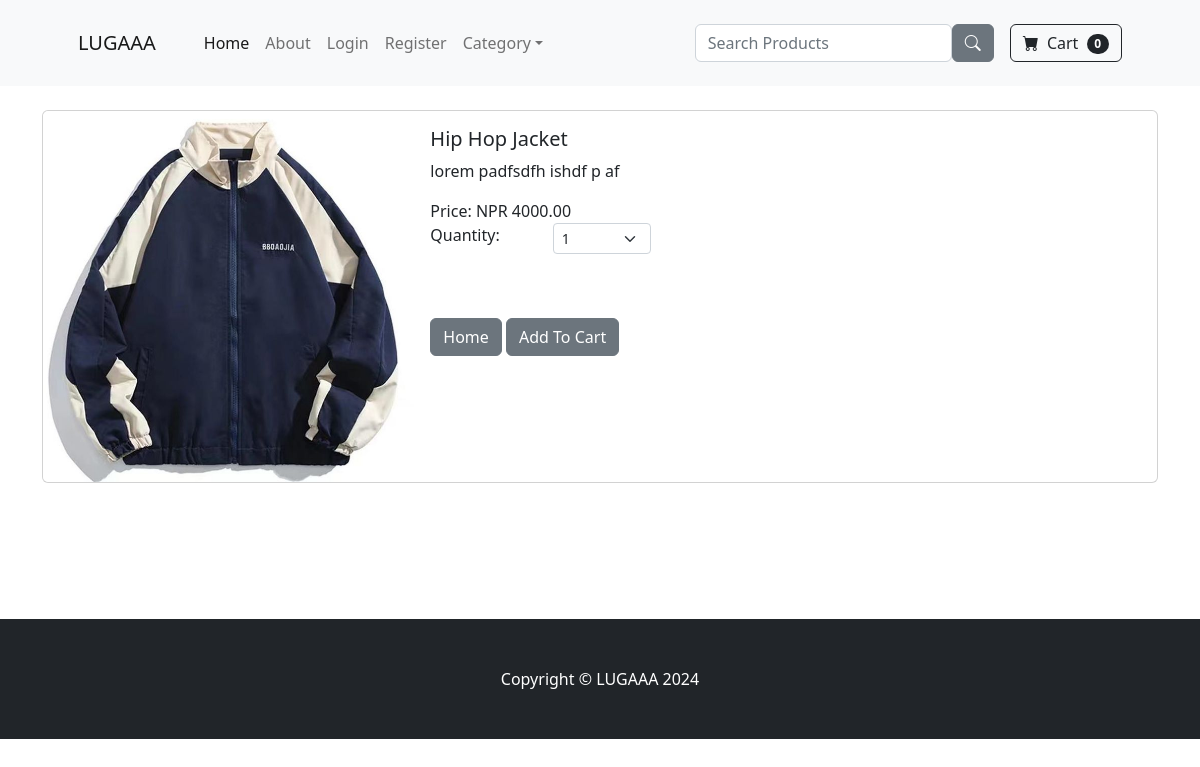
The app's page /product/1, older data.
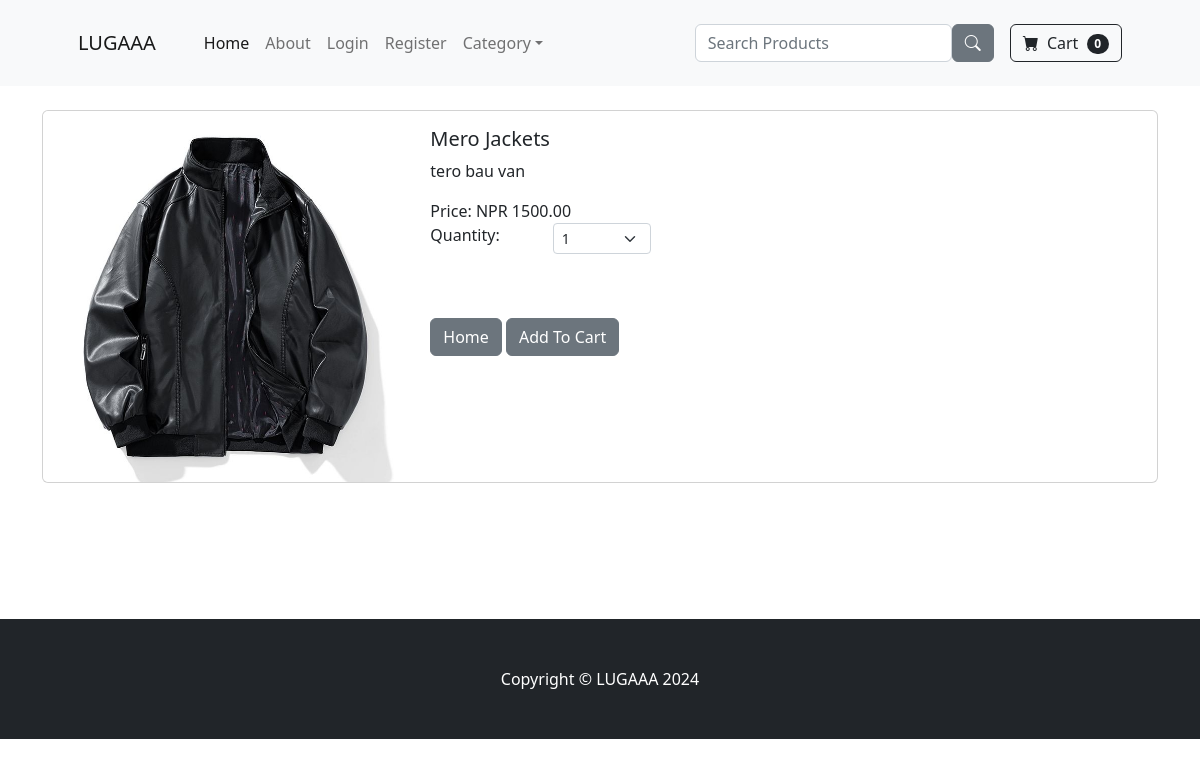
The same page, newer data.
### store/models.py (models this page shows, shortened)
class Product(models.Model):
    name =  models.CharField(max_length=100)
    price =  models.DecimalField(default=0, decimal_places=2, max_digits = 8)
    category =  models.ForeignKey(Category, on_delete=models.CASCADE, null=True, blank=True)
    description =  models.CharField(max_length=250, default='', blank = True, null=True)
    image = models.ImageField(upload_to='uploads/product/')
    is_sale = models.BooleanField(default= False)
    sale_price = models.DecimalField(default=0, decimal_places=2, max_digits = 8)

### store/views.py (the view)
# urls.py: path('product/<int:pk>', views.product, name='product'),
def product(request, pk):
    product = Product.objects.get(id = pk)
    return render(request, 'product.html', {'product': product})

### cart/cart.py (called while the page is built)
    def __len__(self):
        return len(self.cart)

### cart/context_processor.py (called while the page is built)
def cart(request):
    return {'cart': Cart(request)}

### store/templates/product.html (shortened to what this page needs)
{% extends 'base.html' %}
{% block content %}
<div class = "container">
    <div class="card mb-3">
        <div class="row g-0">
          <div class="col-md-4">
            <img src="{{ product.image.url }}" class="img-fluid rounded-start" alt="...">
          </div>
          <div class="col-md-8">
            <div class="card-body">
              <h5 class="card-title">{{product.name}}</h5>
              <p class="card-text">{{product.description}}</p>
              {% if product.is_sale %}
              <div class="d-flex justify-content-center small text-warning mb-2">
                <div class="bi-star-fill"></div>
                <div class="bi-star-fill"></div>
                <div class="bi-star-fill"></div>
                <div class="bi-star-fill"></div>
                <div class="bi-star-fill"></div>
            </div>
            <span class="text-muted text-decoration-line-through">Npr {{product.price}}</span><br>
            Npr {{product.sale_price}}
            {% else %}
            Price: NPR {{product.price}}
            {% endif %}
          <div class = "row justify-content">
            <div class = "col-md-2">Quantity: </div>
            <div class = "col-md-2">
            <select class="form-select form-select-sm" id="qty-cart">
                        <option value="1">1</option>
                      </select>
                    </div>
                    </div>
              <br><br>
              <a href="{% url 'home' %}" class = "btn btn-secondary">Home</a>
              <button class="btn btn-secondary" value = "{{ product.id }}" id="add-cart">Add To Cart</button>
            </div>
          </div>
        </div>
      </div>
</div>
{% endblock %}

Row changes from the older to the newer data that the page shows:
changed Product: image: a different picture; name "Hip Hop Jacket" → "Mero Jackets"; description "lorem padfsdfh ishdf p af" → "tero bau van"; price "4000.00" → "1500.00"
